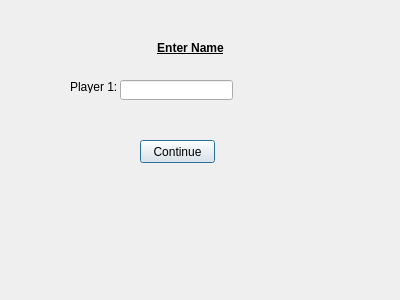
<?xml version="1.0" encoding="UTF-8"?>
<ui version="4.0">
 <class>OneNameDB</class>
 <widget class="QDialog" name="OneNameDB">
  <property name="geometry">
   <rect>
    <x>0</x>
    <y>0</y>
    <width>400</width>
    <height>300</height>
   </rect>
  </property>
  <property name="windowTitle">
   <string>Dialog</string>
  </property>
  <widget class="QLabel" name="label_2">
   <property name="geometry">
    <rect>
     <x>70</x>
     <y>80</y>
     <width>47</width>
     <height>13</height>
    </rect>
   </property>
   <property name="text">
    <string>Player 1:</string>
   </property>
  </widget>
  <widget class="QPushButton" name="pushButton">
   <property name="geometry">
    <rect>
     <x>140</x>
     <y>140</y>
     <width>75</width>
     <height>23</height>
    </rect>
   </property>
   <property name="text">
    <string>Continue</string>
   </property>
  </widget>
  <widget class="QLabel" name="label">
   <property name="geometry">
    <rect>
     <x>110</x>
     <y>40</y>
     <width>161</width>
     <height>16</height>
    </rect>
   </property>
   <property name="font">
    <font>
     <weight>75</weight>
     <bold>true</bold>
     <underline>true</underline>
    </font>
   </property>
   <property name="text">
    <string>Enter Name</string>
   </property>
   <property name="alignment">
    <set>Qt::AlignCenter</set>
   </property>
  </widget>
  <widget class="QLineEdit" name="lineEdit">
   <property name="geometry">
    <rect>
     <x>120</x>
     <y>80</y>
     <width>113</width>
     <height>20</height>
    </rect>
   </property>
  </widget>
 </widget>
 <resources/>
 <connections/>
</ui>
